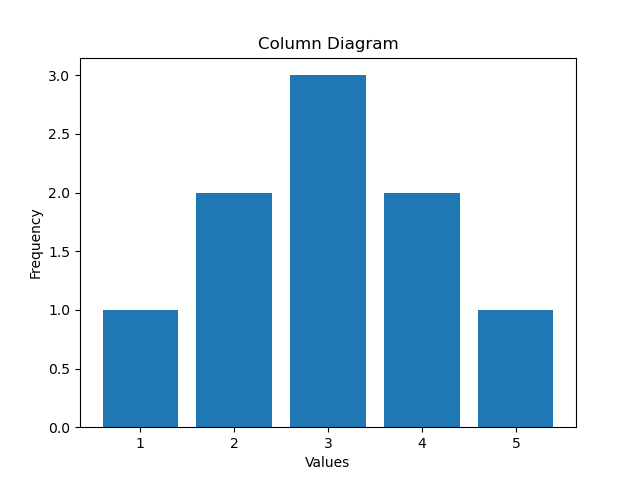

Here is the Python script that generated this plot:
#frequency, relative frequency, cumulative frequency (Discrete Data) + Column diagram
import matplotlib.pyplot as plt
from collections import Counter

data = [1,2,2,3,3,3,4,4,5]

#frequency
freq = Counter(data)

values = sorted(freq.keys())
frequencies = [freq[v] for v in values]

#relative frequency
total = sum(frequencies)
rel_freq = [f/total for f in frequencies]

#cumulative frequency
cum_less = []
s = 0
for f in frequencies:
  s += f
  cum_less.append(s)

cum_greater = []
s = total
for f in frequencies:
  cum_greater.append(s)
  s -= f

print(f"{'Value':<8}{'Freq':<8}{'RelFreq':<12}{'Cum<':<8}{'Cum>':<8}")

for i in range(len(values)):
  print(f"{values[i]:<8}{frequencies[i]:<8}{rel_freq[i]:<12.3f}{cum_less[i]:<8}{cum_greater[i]:<8}")

#column diagram
plt.bar(values, frequencies)
plt.title("Column Diagram")
plt.xlabel("Values")
plt.ylabel("Frequency")
plt.savefig("2b.png")
